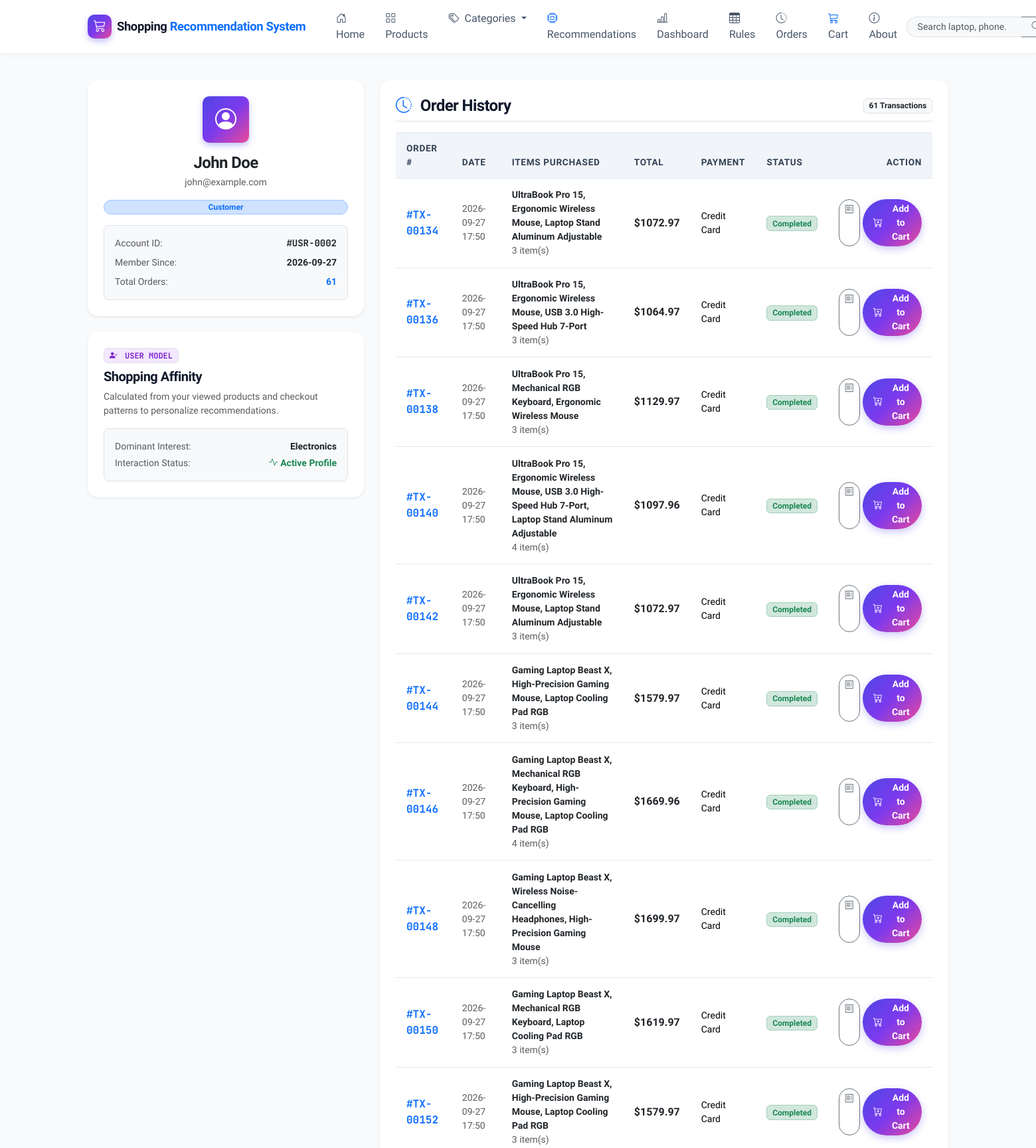
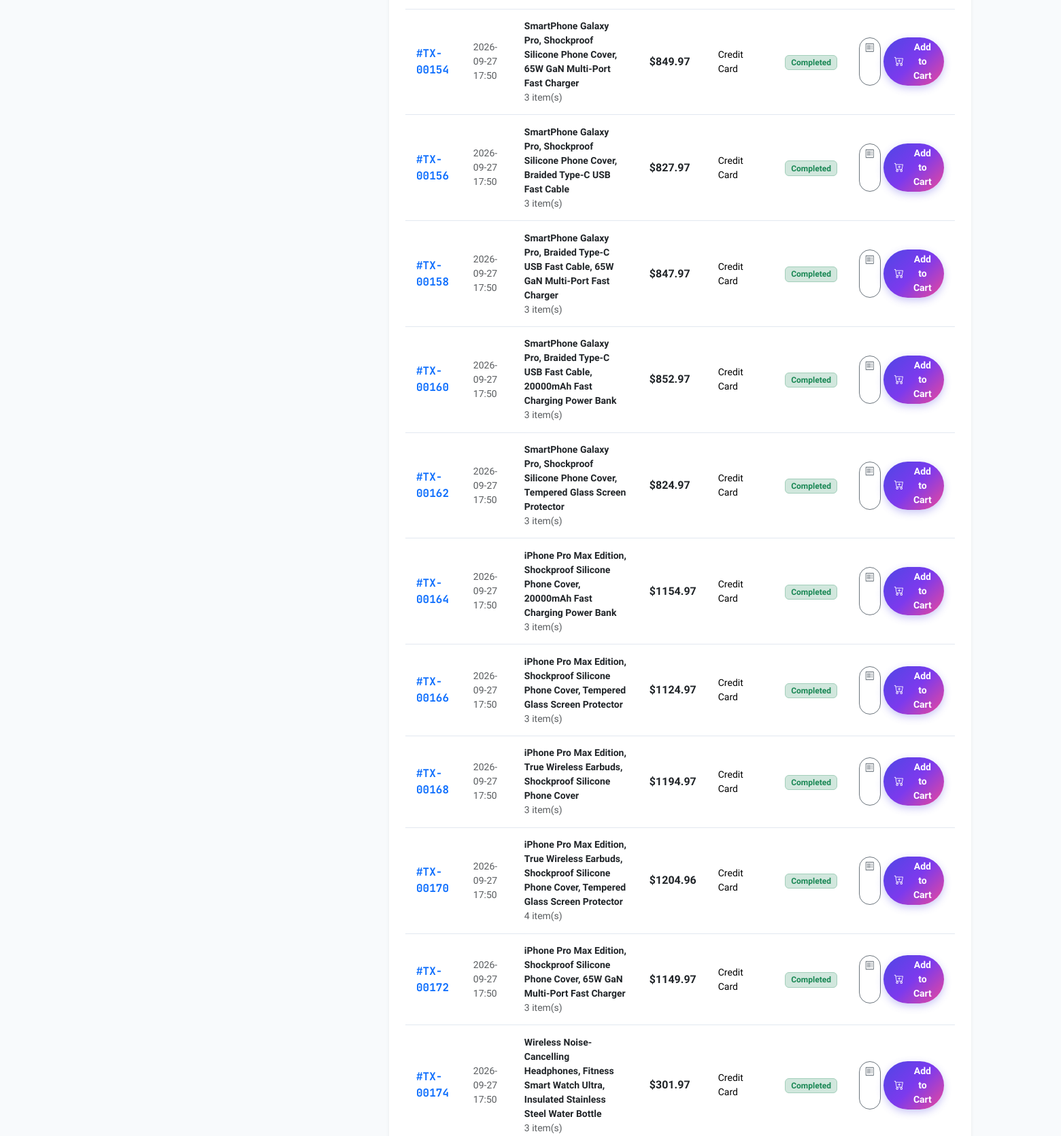
Screenshot of /profile (signed in, upper part) with the database file from the repository (2 pictures, top to bottom).
### tables this page shows
CREATE TABLE users (
            id INTEGER PRIMARY KEY AUTOINCREMENT,
            name TEXT NOT NULL,
            email TEXT UNIQUE NOT NULL,
            password TEXT NOT NULL,
            is_admin INTEGER DEFAULT 0,
            created_at TIMESTAMP DEFAULT CURRENT_TIMESTAMP
        );

CREATE TABLE transactions (
            id INTEGER PRIMARY KEY AUTOINCREMENT,
            user_id INTEGER,
            total_amount REAL NOT NULL,
            payment_method TEXT DEFAULT 'Cash on Delivery',
            status TEXT DEFAULT 'Completed',
            created_at TIMESTAMP DEFAULT CURRENT_TIMESTAMP,
            FOREIGN KEY (user_id) REFERENCES users (id)
        );

### app.py (the view)
@app.route('/profile')
def profile():
    user_id = session.get('user_id')
    if not user_id:
        flash("Please log in to view your profile.", "info")
        return redirect(url_for('login'))
    conn = get_db()
    cursor = conn.cursor()
    cursor.execute("SELECT * FROM users WHERE id = ?", (user_id,))
    user = cursor.fetchone()
    cursor.execute("""
        SELECT t.id, t.created_at, t.total_amount, t.payment_method, t.status,
               COUNT(ti.id) as item_count,
               GROUP_CONCAT(p.name, ', ') as item_names
        FROM transactions t
        LEFT JOIN transaction_items ti ON t.id = ti.transaction_id
        LEFT JOIN products p ON ti.product_id = p.id
        WHERE t.user_id = ?
        GROUP BY t.id
        ORDER BY t.created_at DESC
    """, (user_id,))
    orders = [dict(r) for r in cursor.fetchall()]
    cursor.execute("""
        SELECT DISTINCT p.*
        FROM product_views pv
        JOIN products p ON pv.product_id = p.id
        WHERE pv.user_id = ?
        ORDER BY pv.viewed_at DESC
        LIMIT 6
    """, (user_id,))
    recent_views = [dict(r) for r in cursor.fetchall()]
    cursor.execute("""
        SELECT p.category, COUNT(*) as cnt
        FROM product_views pv
        JOIN products p ON pv.product_id = p.id
        WHERE pv.user_id = ?
        GROUP BY p.category
        ORDER BY cnt DESC
        LIMIT 1
    """, (user_id,))
    cat_row = cursor.fetchone()
    top_interest = cat_row['category'] if cat_row else None
    cursor.execute("""
        SELECT p.name
        FROM transactions t
        JOIN transaction_items ti ON t.id = ti.transaction_id
        JOIN products p ON ti.product_id = p.id
        WHERE t.user_id = ?
        ORDER BY t.created_at DESC
        LIMIT 1
    """, (user_id,))
    last_purchased_row = cursor.fetchone()
    because_you_bought_product = None
    because_you_bought_recs = []
    if last_purchased_row:
        because_you_bought_product = last_purchased_row['name']
        because_you_bought_recs = get_recommendations_for_product_names(
            [last_purchased_row['name']], conn, top_n=4, exclude_names=[last_purchased_row['name']]
        )
    conn.close()
    return render_template(
        'profile.html',
        user=dict(user),
        orders=orders,
        recent_views=recent_views,
        top_interest=top_interest,
        because_you_bought_product=because_you_bought_product,
        because_you_bought_recs=because_you_bought_recs
    )

### app.py (called while the page is built)
def get_db():
    conn = sqlite3.connect(DB_PATH)
    conn.row_factory = sqlite3.Row
    conn.execute("PRAGMA foreign_keys = ON;")
    return conn

@app.context_processor
def inject_common_data():
    cart = session.get('cart', {})
    cart_count = sum(cart.values()) if isinstance(cart, dict) else 0
    return {
        'cart_count': cart_count,
        'current_user_name': session.get('user_name'),
        'is_admin_user': session.get('is_admin', False)
    }

### templates/profile.html (shortened to what this page needs)
{% extends 'base.html' %}
{% block content %}
<div class="container mb-5">
  <div class="row g-4">
    <div class="col-lg-4">
      <div class="card border-0 shadow-sm rounded-4 p-4 bg-white text-center mb-4">
        <div class="brand-icon mx-auto mb-3" style="width: 70px; height: 70px; font-size: 2rem;">
          <i class="bi bi-person-circle"></i>
        </div>
        <h4 class="fw-bold text-dark mb-1">{{ user.name }}</h4>
        <p class="text-muted small mb-3">{{ user.email }}</p>
        {% if user.is_admin %}
          <span class="badge bg-danger rounded-pill px-3 py-1 mb-3">Administrator</span>
        {% else %}
          <span class="badge bg-primary-subtle text-primary border border-primary-subtle rounded-pill px-3 py-1 mb-3">Customer</span>
        {% endif %}
        <div class="text-start p-3 bg-light rounded-3 border small">
          <div class="d-flex justify-content-between mb-2">
            <span class="text-muted">Account ID:</span>
            <span class="fw-bold font-mono">#USR-{{ "%04d"|format(user.id) }}</span>
          </div>
          <div class="d-flex justify-content-between mb-2">
            <span class="text-muted">Member Since:</span>
            <span class="fw-bold">{{ user.created_at[:10] }}</span>
          </div>
          <div class="d-flex justify-content-between">
            <span class="text-muted">Total Orders:</span>
            <span class="fw-bold text-primary">{{ orders|length }}</span>
          </div>
        </div>
      </div>
      <div class="card border-0 shadow-sm rounded-4 p-4 bg-white">
        <div class="d-flex align-items-center gap-2 mb-2">
          <span class="badge bg-purple-subtle text-purple border font-mono small" style="background:#f3e8ff; color:#7e22ce;">
            <i class="bi bi-person-check-fill me-1"></i> USER MODEL
          </span>
        </div>
        <h5 class="fw-bold mb-2">Shopping Affinity</h5>
        <p class="text-muted small mb-3">Calculated from your viewed products and checkout patterns to personalize recommendations.</p>
        <div class="p-3 bg-light rounded-3 border small">
          <div class="d-flex justify-content-between mb-1">
            <span class="text-muted">Dominant Interest:</span>
            <span class="fw-bold text-dark">{{ top_interest or 'Electronics & Accessories' }}</span>
          </div>
          <div class="d-flex justify-content-between">
            <span class="text-muted">Interaction Status:</span>
            <span class="text-success fw-bold"><i class="bi bi-activity"></i> Active Profile</span>
          </div>
        </div>
      </div>
    </div>
    <div class="col-lg-8">
      <div class="card border-0 shadow-sm rounded-4 p-4 bg-white mb-4">
        <div class="d-flex align-items-center justify-content-between mb-3 border-bottom pb-2">
          <h4 class="fw-bold mb-0"><i class="bi bi-clock-history me-2 text-primary"></i> Order History</h4>
          <span class="badge bg-light text-dark border">{{ orders|length }} Transactions</span>
        </div>
        {% if orders %}
          <div class="table-responsive">
            <table class="table custom-table">
              <thead>
                <tr>
                  <th>Order #</th>
                  <th>Date</th>
                  <th>Items Purchased</th>
                  <th>Total</th>
                  <th>Payment</th>
                  <th>Status</th>
                  <th class="text-end">Action</th>
                </tr>
              </thead>
              <tbody>
                {% for order in orders %}
                  <tr>
                    <td class="font-mono fw-bold text-primary">#TX-{{ "%05d"|format(order.id) }}</td>
                    <td class="small text-muted">{{ order.created_at[:16] }}</td>
                    <td class="small">
                      <div class="fw-semibold text-dark">{{ order.item_names }}</div>
                      <div class="text-muted">{{ order.item_count }} item(s)</div>
                    </td>
                    <td class="fw-bold text-dark">${{ "%.2f"|format(order.total_amount) }}</td>
                    <td class="small">{{ order.payment_method }}</td>
                    <td><span class="badge bg-success-subtle text-success border border-success-subtle">{{ order.status }}</span></td>
                    <td class="text-end">
                      <div class="d-inline-flex gap-1">
                        <a href="{{ url_for('order_success', tx_id=order.id) }}" class="btn btn-sm btn-outline-secondary rounded-pill px-2 py-1" title="View Order Receipt">
                          <i class="bi bi-receipt"></i>
                        </a>
                        <a href="{{ url_for('buy_again', tx_id=order.id) }}" class="btn btn-sm btn-primary-custom rounded-pill px-3 py-1" title="Add all items from this order into your cart">
                          <i class="bi bi-cart-plus me-1"></i> Add to Cart
                        </a>
                      </div>
                    </td>
                  </tr>
                {% endfor %}
              </tbody>
            </table>
          </div>
        {% else %}
          <div class="text-center py-4 text-muted small">
            <i class="bi bi-cart-x fs-3 d-block mb-2"></i>
            No previous orders found for this account.
          </div>
        {% endif %}
      </div>
    </div>
  </div>
</div>
{% endblock %}

### static/css/style.css (style rules this page uses)
:root { --font-primary: 'Plus Jakarta Sans', system-ui, -apple-system, sans-serif; --font-mono: 'JetBrains Mono', monospace; --primary: #4f46e5; --primary-hover: #4338ca; --primary-light: #eef2ff; --primary-glow: rgba(79, 70, 229, 0.25); --secondary: #0ea5e9; --secondary-hover: #0284c7; --accent-gradient: linear-gradient(135deg, #4f46e5 0%, #7c3aed 50%, #ec4899 100%); --hero-gradient: linear-gradient(135deg, #0f172a 0%, #1e1b4b 50%, #0f172a 100%); --card-gradient: linear-gradient(180deg, rgba(255, 255, 255, 0.95) 0%, rgba(248, 250, 252, 0.95) 100%); --success: #10b981; --warning: #f59e0b; --danger: #ef4444; --dark: #0f172a; --gray-900: #0f172a; --gray-800: #1e293b; --gray-700: #334155; --gray-600: #475569; --gray-500: #64748b; --gray-400: #94a3b8; --gray-300: #cbd5e1; --gray-200: #e2e8f0; --gray-100: #f1f5f9; --gray-50: #f8fafc; --white: #ffffff; --radius-sm: 8px; --radius-md: 12px; --radius-lg: 18px; --radius-xl: 24px; --shadow-sm: 0 1px 3px rgba(0, 0, 0, 0.06), 0 1px 2px rgba(0, 0, 0, 0.04); --shadow-md: 0 4px 6px -1px rgba(0, 0, 0, 0.08), 0 2px 4px -1px rgba(0, 0, 0, 0.04); --shadow-lg: 0 10px 25px -3px rgba(15, 23, 42, 0.1), 0 4px 6px -2px rgba(15, 23, 42, 0.05); --shadow-xl: 0 20px 35px -5px rgba(15, 23, 42, 0.15), 0 10px 10px -5px rgba(15, 23, 42, 0.04); --shadow-glow: 0 0 25px rgba(99, 102, 241, 0.35); }
* { box-sizing: border-box; }
body { font-family: var(--font-primary); color: var(--gray-800); background-color: #f8fafc; min-height: 100vh; display: flex; flex-direction: column; overflow-x: hidden; -webkit-font-smoothing: antialiased; }
h1, h2, h3, h4, h5, h6 { font-weight: 700; color: var(--gray-900); letter-spacing: -0.025em; }
.font-mono { font-family: var(--font-mono); }
.brand-icon { width: 36px; height: 36px; background: var(--accent-gradient); color: white; border-radius: 10px; display: inline-flex; align-items: center; justify-content: center; box-shadow: 0 4px 10px rgba(99, 102, 241, 0.4); }
.btn-primary-custom { background: var(--accent-gradient); color: white; font-weight: 600; border: none; padding: 0.65rem 1.4rem; border-radius: var(--radius-md); box-shadow: 0 4px 12px rgba(79, 70, 229, 0.3); transition: all 0.2s ease; display: inline-flex; align-items: center; justify-content: center; gap: 8px; }
.custom-table { border-collapse: separate; border-spacing: 0; width: 100%; }
.custom-table th { background: var(--gray-100); color: var(--gray-700); font-weight: 700; font-size: 0.85rem; text-transform: uppercase; letter-spacing: 0.05em; padding: 0.85rem 1rem; border-top: 1px solid var(--gray-200); border-bottom: 1px solid var(--gray-200); }
.custom-table td { padding: 0.9rem 1rem; border-bottom: 1px solid var(--gray-200); vertical-align: middle; }

### rows the page displays
users: name "John Doe", email "john@example.com", id "0002", created_at "2026-09-27"
transactions: id "00134", created_at "2026-09-27 17:50", item_names "UltraBook Pro 15, Ergonomic Wireless Mouse, Laptop Stand Aluminum Adjustable", item_count "3", total_amount "1072.97", payment_method "Credit Card", status "Completed"
transactions: id "00136", created_at "2026-09-27 17:50", item_names "UltraBook Pro 15, Ergonomic Wireless Mouse, USB 3.0 High-Speed Hub 7-Port", item_count "3", total_amount "1064.97", payment_method "Credit Card", status "Completed"
transactions: id "00138", created_at "2026-09-27 17:50", item_names "UltraBook Pro 15, Mechanical RGB Keyboard, Ergonomic Wireless Mouse", item_count "3", total_amount "1129.97", payment_method "Credit Card", status "Completed"
transactions: id "00140", created_at "2026-09-27 17:50", item_names "UltraBook Pro 15, Ergonomic Wireless Mouse, USB 3.0 High-Speed Hub 7-Port, Laptop Stand Aluminum Adjustable", item_count "4", total_amount "1097.96", payment_method "Credit Card", status "Completed"
transactions: id "00142", created_at "2026-09-27 17:50", item_names "UltraBook Pro 15, Ergonomic Wireless Mouse, Laptop Stand Aluminum Adjustable", item_count "3", total_amount "1072.97", payment_method "Credit Card", status "Completed"
transactions: id "00144", created_at "2026-09-27 17:50", item_names "Gaming Laptop Beast X, High-Precision Gaming Mouse, Laptop Cooling Pad RGB", item_count "3", total_amount "1579.97", payment_method "Credit Card", status "Completed"
transactions: id "00146", created_at "2026-09-27 17:50", item_names "Gaming Laptop Beast X, Mechanical RGB Keyboard, High-Precision Gaming Mouse, Laptop Cooling Pad RGB", item_count "4", total_amount "1669.96", payment_method "Credit Card", status "Completed"
transactions: id "00148", created_at "2026-09-27 17:50", item_names "Gaming Laptop Beast X, Wireless Noise-Cancelling Headphones, High-Precision Gaming Mouse", item_count "3", total_amount "1699.97", payment_method "Credit Card", status "Completed"
transactions: id "00150", created_at "2026-09-27 17:50", item_names "Gaming Laptop Beast X, Mechanical RGB Keyboard, Laptop Cooling Pad RGB", item_count "3", total_amount "1619.97", payment_method "Credit Card", status "Completed"
transactions: id "00152", created_at "2026-09-27 17:50", item_names "Gaming Laptop Beast X, High-Precision Gaming Mouse, Laptop Cooling Pad RGB", item_count "3", total_amount "1579.97", payment_method "Credit Card", status "Completed"
transactions: id "00154", created_at "2026-09-27 17:50", item_names "SmartPhone Galaxy Pro, Shockproof Silicone Phone Cover, 65W GaN Multi-Port Fast Charger", item_count "3", total_amount "849.97", payment_method "Credit Card", status "Completed"
transactions: id "00156", created_at "2026-09-27 17:50", item_names "SmartPhone Galaxy Pro, Shockproof Silicone Phone Cover, Braided Type-C USB Fast Cable", item_count "3", total_amount "827.97", payment_method "Credit Card", status "Completed"
transactions: id "00158", created_at "2026-09-27 17:50", item_names "SmartPhone Galaxy Pro, Braided Type-C USB Fast Cable, 65W GaN Multi-Port Fast Charger", item_count "3", total_amount "847.97", payment_method "Credit Card", status "Completed"
transactions: id "00160", created_at "2026-09-27 17:50", item_names "SmartPhone Galaxy Pro, Braided Type-C USB Fast Cable, 20000mAh Fast Charging Power Bank", item_count "3", total_amount "852.97", payment_method "Credit Card", status "Completed"
transactions: id "00162", created_at "2026-09-27 17:50", item_names "SmartPhone Galaxy Pro, Shockproof Silicone Phone Cover, Tempered Glass Screen Protector", item_count "3", total_amount "824.97", payment_method "Credit Card", status "Completed"
transactions: id "00164", created_at "2026-09-27 17:50", item_names "iPhone Pro Max Edition, Shockproof Silicone Phone Cover, 20000mAh Fast Charging Power Bank", item_count "3", total_amount "1154.97", payment_method "Credit Card", status "Completed"
transactions: id "00166", created_at "2026-09-27 17:50", item_names "iPhone Pro Max Edition, Shockproof Silicone Phone Cover, Tempered Glass Screen Protector", item_count "3", total_amount "1124.97", payment_method "Credit Card", status "Completed"
transactions: id "00168", created_at "2026-09-27 17:50", item_names "iPhone Pro Max Edition, True Wireless Earbuds, Shockproof Silicone Phone Cover", item_count "3", total_amount "1194.97", payment_method "Credit Card", status "Completed"
transactions: id "00170", created_at "2026-09-27 17:50", item_names "iPhone Pro Max Edition, True Wireless Earbuds, Shockproof Silicone Phone Cover, Tempered Glass Screen Protector", item_count "4", total_amount "1204.96", payment_method "Credit Card", status "Completed"
transactions: id "00172", created_at "2026-09-27 17:50", item_names "iPhone Pro Max Edition, Shockproof Silicone Phone Cover, 65W GaN Multi-Port Fast Charger", item_count "3", total_amount "1149.97", payment_method "Credit Card", status "Completed"
transactions: id "00174", created_at "2026-09-27 17:50", item_names "Wireless Noise-Cancelling Headphones, Fitness Smart Watch Ultra, Insulated Stainless Steel Water Bottle", item_count "3", total_amount "301.97", payment_method "Credit Card", status "Completed"

### other values shown
{{ orders|length }} "61"
{{ top_interest or 'Electronics & Accessories' }} "Electronics"
